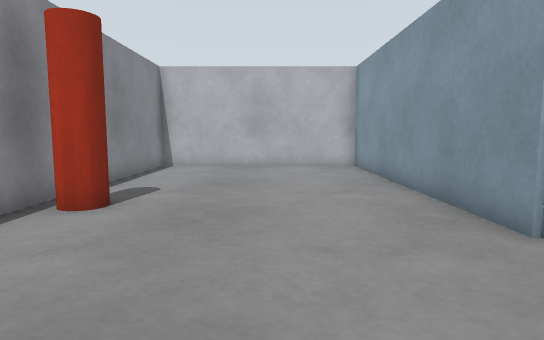
view 1 (above)

12 first-person views from a walk through a world built for the Gazebo simulator. The camera is 0.68 m above the floor, tilts 6° down and sees 75° across. The floor is counted in squares, 0.5 m on a side. Each view is taken from the middle of a square. On the plan, view 1 faces up. The plan holds only what a view shows up to about 15 squares ahead; the rest is blank. The place goes on beyond the plan.

view 2
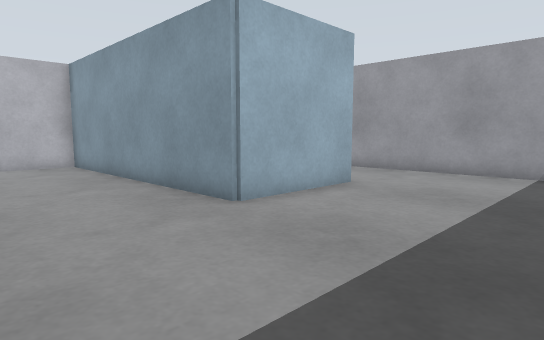

view 3
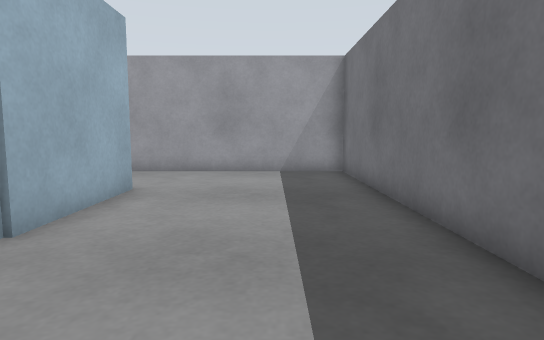

view 4
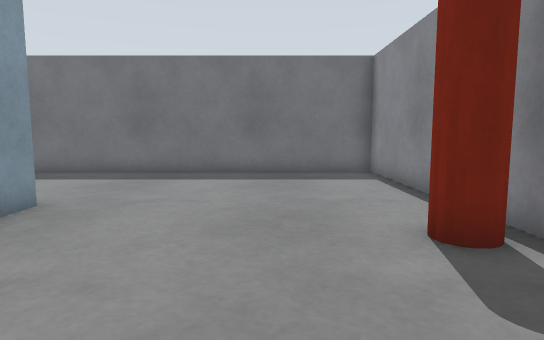

view 5
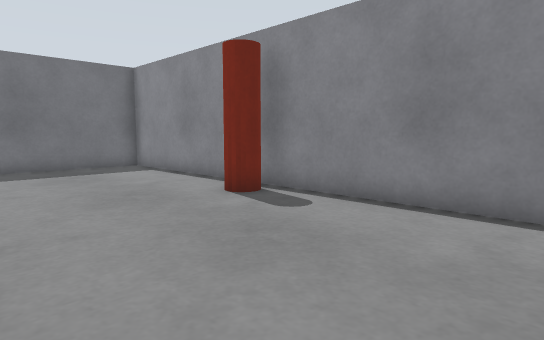

view 6
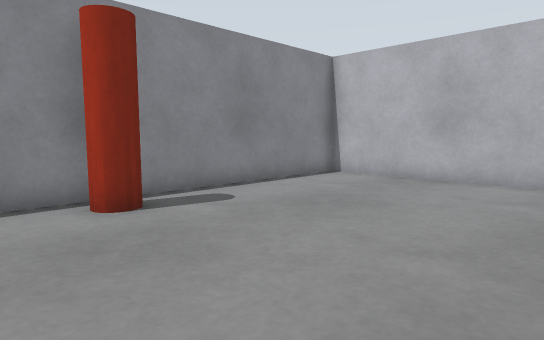

view 7
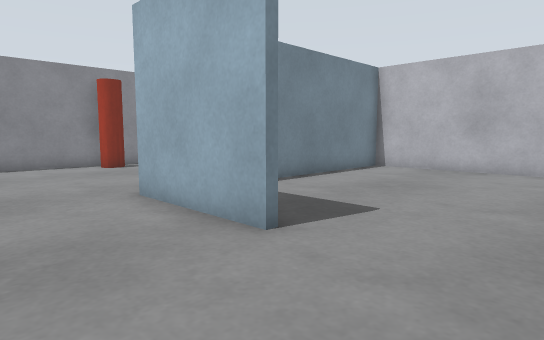

view 8
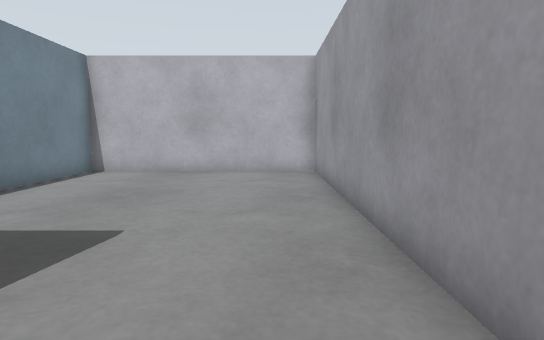

view 9
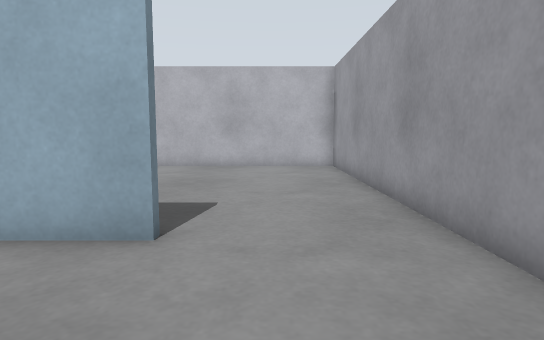

view 10
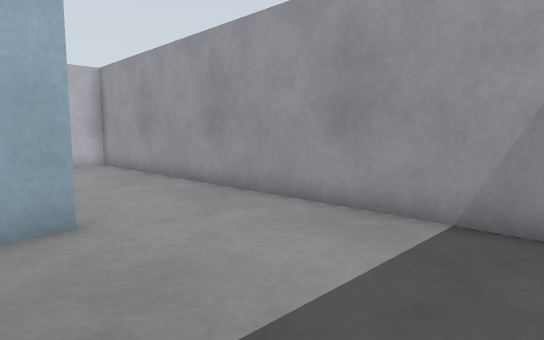

view 11
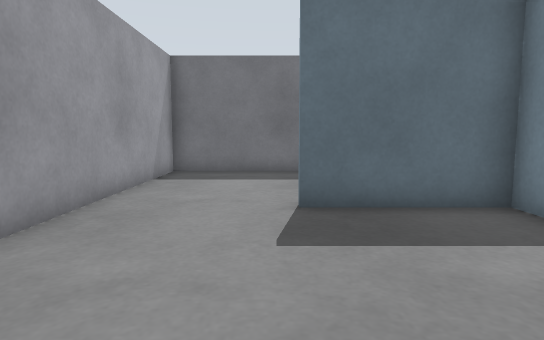

view 12
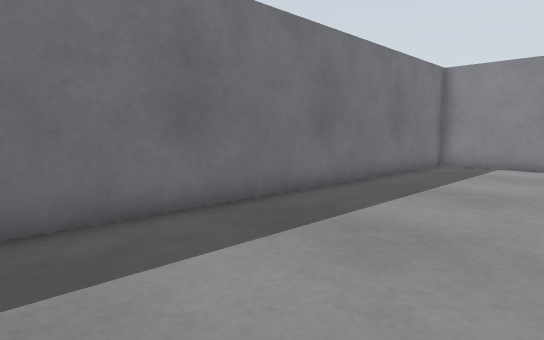

### Floor plan
Points are (right, up) in squares from view 1. A wall is a line through its corners. A room is listed if a view was taken in it or the views show most of it. See-through windows are left out.
Room 1 (views 1, 2, 3, 4, 5, 6, 7, 8, 9, 10, 12)
walls: (7.6, 4.4) (3.4, 4.4) (3.4, 14.5) (-4.5, 14.5) (-4.5, -1.5) (11.5, -1.5) (11.5, 4.5)
ways out: opening at (9.5, 5) to room 2
objects: red cylinder (-4, 6) to (-3, 7)
Room 2 (view 11)
walls: (11.5, 4.5) (11.5, 14.5) (3.6, 14.5) (3.6, 8.6); (3.6, 4.6) (7.5, 4.6)
ways out: opening at (9.5, 5) to room 1

Positions as (right, up) in squares from view 1, and headings:
1: (0, 0), facing up
2: (-1, -1), facing up-right
3: (-1, 1), facing right
4: (-1, 11), facing down
5: (2, 13), facing down-left
6: (3, 4), facing up-left
7: (11, 1), facing up-left
8: (10, 2), facing up
9: (9, 0), facing up
10: (6, -1), facing up-right
11: (8, 11), facing down
12: (11, 4), facing down-left
